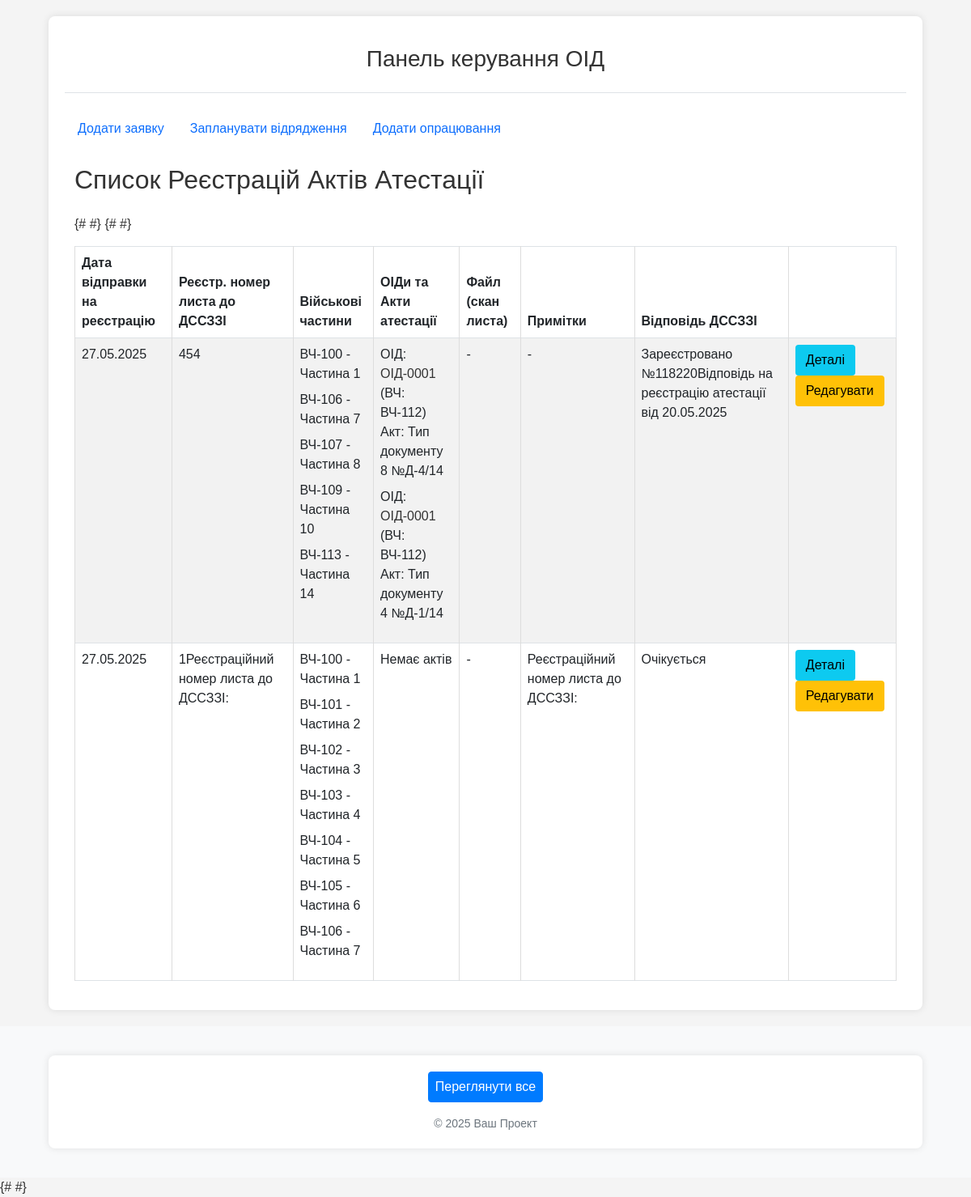
Page /oids/attestation-registrations/ on the earlier database version.
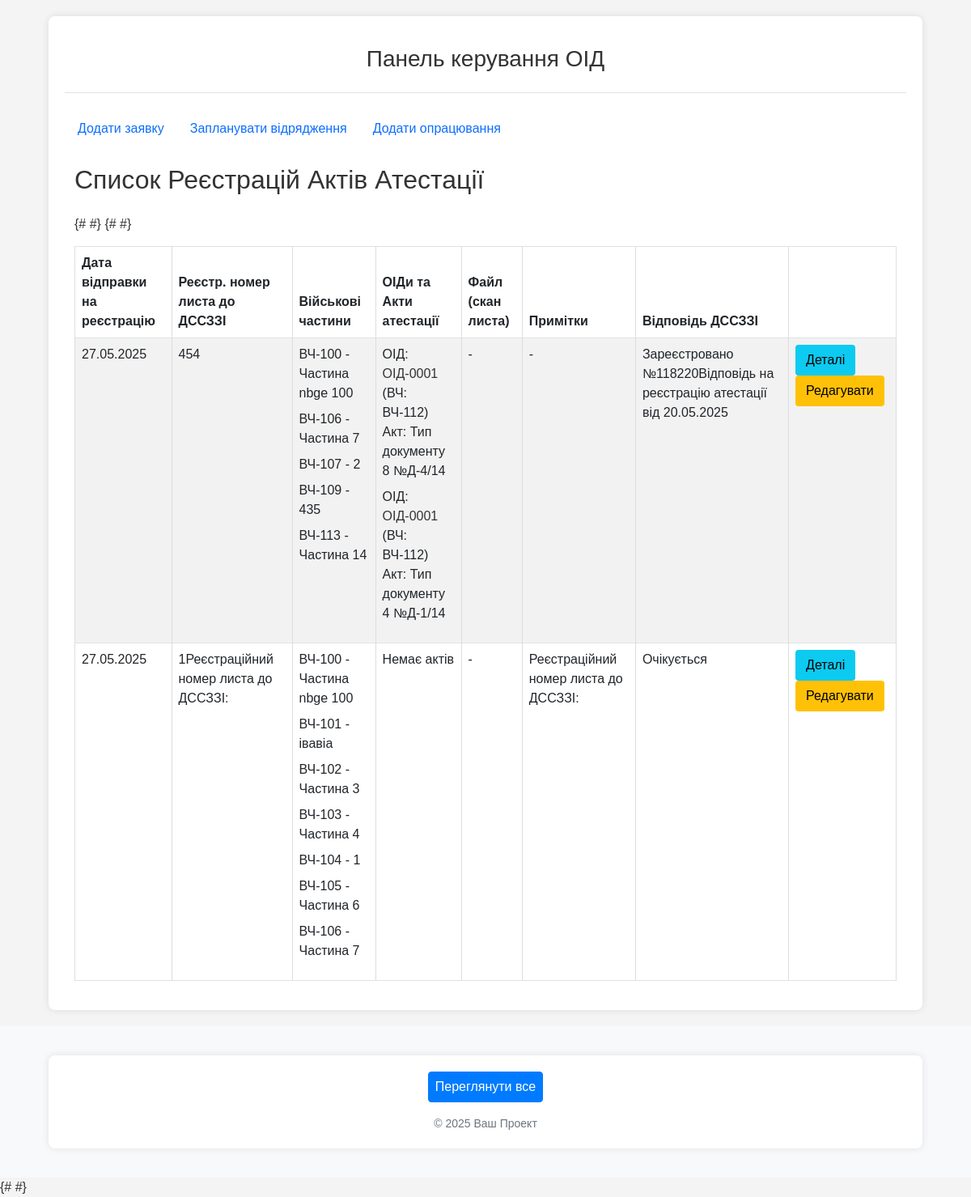
Same page on the later database version.
### oids/models.py (models this page shows, shortened)
class Unit(models.Model):
    territorial_management = models.ForeignKey(
        TerritorialManagement,
        on_delete=models.SET_NULL, # Якщо ТУ видаляється, частина може залишитися, але без прив'язки до ТУ.
        null=True,
        blank=True,
        verbose_name="Територіальне управління",
        related_name='units' # Дозволить отримати всі частини для ТУ: `tu_instance.units.all()`
    )
    code = models.CharField(max_length=50, unique=True, verbose_name="Код частини (номер)")
    name = models.CharField(max_length=255, verbose_name="Назва військової частини", blank=True, null=True) # Можливо, назва не завжди потрібна, якщо є код
    city = models.CharField(max_length=100, verbose_name="Місто розташування") # Збільшив max_length для міст
    distance_from_gu = models.PositiveIntegerField(verbose_name="Відстань від ГУ (км)", blank=True, null=True) # Змінив на PositiveIntegerField
    unit_groups = models.ManyToManyField(
        UnitGroup,
        blank=True,
        verbose_name="Групи військових частин",
        related_name='units' # Дозволить отримати всі частини для групи: `group_instance.units.all()`
    )
    note = models.TextField(verbose_name="Примітки", blank=True, null=True)
    class Meta:
        verbose_name = "Військова частина"
        verbose_name_plural = "Військові частини"

### oids/views.py (the view)
# urls.py: path('attestation-registrations/', views.attestation_registration_list_view, name='list_attestation_registrations'),
def attestation_registration_list_view(request):
    registration_list_queryset = AttestationRegistration.objects.prefetch_related(
        'units',  # ManyToMany зв'язок з Unit
        Prefetch('attestation_items', queryset=AttestationItem.objects.select_related('oid__unit', 'document')) # Для доступу до ОІД та документів
    ).order_by('-process_date') # Сортуємо за датою відправки, новіші зверху
    paginator = Paginator(registration_list_queryset, 25)
    page_number = request.GET.get('page')
    page_obj = paginator.get_page(page_number)
    context = {
        'page_title': 'Список Реєстрацій Актів Атестації',
        'object_list': page_obj,
        'page_obj': page_obj
    }
    return render(request, 'oids/lists/attestation_registration_list.html', context)

### oids/templates/oids/lists/attestation_registration_list.html (shortened to what this page needs)
{% extends "oids/base.html" %}
{% block content %}
<div class="container-fluid">
    <h2 class="mb-4">{{ page_title }}</h2>
    {% if object_list %}
        <table class="table table-striped table-bordered table-hover">
            <thead class="thead-dark">
                <tr>
                    <th>Дата відправки на реєстрацію</th>
                    <th>Реєстр. номер листа до ДССЗЗІ</th>
                    <th>Військові частини</th>
                    <th>ОІДи та Акти атестації</th>
                    <th>Файл (скан листа)</th>
                    <th>Примітки</th>
                    <th>Відповідь ДССЗЗІ</th>
                </tr>
            </thead>
            <tbody>
                {% for reg in object_list %}
                    <tr>
                        <td>{{ reg.process_date|date:"d.m.Y" }}</td>
                        <td>{{ reg.registration_number|default:"-" }}</td>
                        <td>
                            <ul>
                            {% for unit in reg.units.all %}
                                <li>{{ unit.code }} - {{ unit.name|default:unit.city }}</li>
                            {% empty %}
                                <li>-</li>
                            {% endfor %}
                            </ul>
                        </td>
                        <td>
                            <ul>
                            {% for item in reg.attestation_items.all %}
                                <li>
                                    ОІД: <a href="{% url 'oids:oid_detail_view_name' item.oid.id %}">{{ item.oid.cipher }}</a> (ВЧ: {{ item.oid.unit.code }})
                                    <br>
                                    Акт: {{ item.document.document_type.name }} №{{ item.document.document_number }}
                                </li>
                            {% empty %}
                                <li>Немає актів</li>
                            {% endfor %}
                            </ul>
                        </td>
                        <td>
                            {% if reg.attachment %}
                                <a href="{{ reg.attachment.url }}" target="_blank">Переглянути</a>
                            {% else %}
                                -
                            {% endif %}
                        </td>
                        <td>{{ reg.note|truncatewords:10|default:"-" }}</td>
                        <td>
                            {% if reg.response %}
                                Зареєстровано №{{ reg.response.registered_number }} від {{ reg.response.registered_date|date:"d.m.Y" }}
                            {% else %}
                                Очікується
                            {% endif %}
                        </td>
                        {# <td>
                            <a href="#" class="btn btn-sm btn-info">Деталі</a>
                            <a href="#" class="btn btn-sm btn-warning">Редагувати</a>
                        </td> #}
                    </tr>
                {% endfor %}
            </tbody>
        </table>
    {% else %}
        <p>Записи про реєстрацію актів атестації не знайдено.</p>
    {% endif %}
</div>
{% endblock %}

Differences in the rows shown:
changed Unit "ВЧ-100": name "Частина 1" → "Частина nbge 100"
changed Unit "ВЧ-107": name "Частина 8" → "2"
changed Unit "ВЧ-109": name "Частина 10" → "435"
changed Unit "ВЧ-101": name "Частина 2" → "івавіа"
changed Unit "ВЧ-104": name "Частина 5" → "1"
